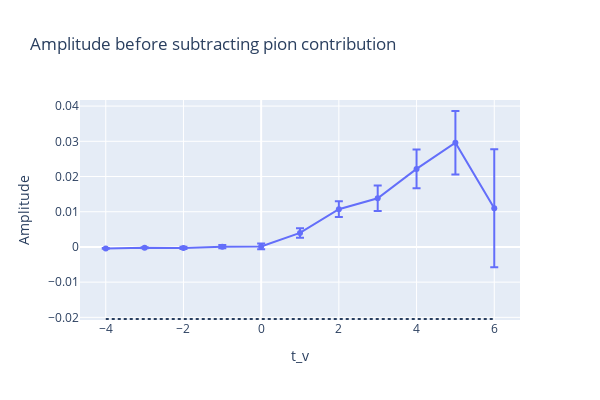

Here is the notebook cell this chart was saved with:
### Code cell
max_R = 10
amp_sum_R = amp_Hw[:, :max_R].sum(axis=1) # amp_sum_R[traj][tv]
amp_mean = amp_sum_R.mean(axis=0) # amp_mean[tv]
amp_err = sem(amp_sum_R, axis=0)

# tv_min, tv_max = -4, 8
tv_min, tv_max = -4, 6
y = np.concatenate([amp_mean[tv_min:], amp_mean[:tv_max+1]])
err_y = np.concatenate([amp_err[tv_min:], amp_err[:tv_max+1]])

fig = go.Figure()
fig.add_trace(go.Scatter(x=list(range(tv_min, tv_max+1)), y=y, 
                         error_y=dict(type='data', array=err_y))
)

fig.add_shape(dict(type='line', line_dash='dot',
      y0= -0.02047, y1=-0.02047,
      x0= tv_min, x1=tv_max))

fig.update_layout(title_text='', width=600, height=400)
fig.update_layout(title='Amplitude before subtracting pion contribution')
fig.update_xaxes(title_text='t_v')
fig.update_yaxes(title_text='Amplitude')
# fig.write_image('amp_vs_tv_before_pion.pdf')
fig.show()

### Figure 1 — Plotly figure (JSON) as saved in the notebook; plotly's stock layout.template omitted (floating-point values rounded to 4 significant figures)
{"data": [{"error_y": {"array": [0.000108, 0.0001618, 0.0003107, 0.0004777, 0.0008299, 0.001352, 0.002231, 0.003609, 0.00548, 0.009019, 0.01677], "type": "data"}, "type": "scatter", "x": [-4, -3, -2, -1, 0, 1, 2, 3, 4, 5, 6], "y": [-0.0004172, -0.0002312, -0.000291, 6.983e-05, 0.0001522, 0.003988, 0.01072, 0.01381, 0.02216, 0.02959, 0.01099]}], "layout": {"height": 400, "shapes": [{"line": {"dash": "dot"}, "type": "line", "x0": -4, "x1": 6, "y0": -0.02047, "y1": -0.02047}], "title": {"text": "Amplitude before subtracting pion contribution"}, "width": 600, "xaxis": {"title": {"text": "t_v"}}, "yaxis": {"title": {"text": "Amplitude"}}}}
